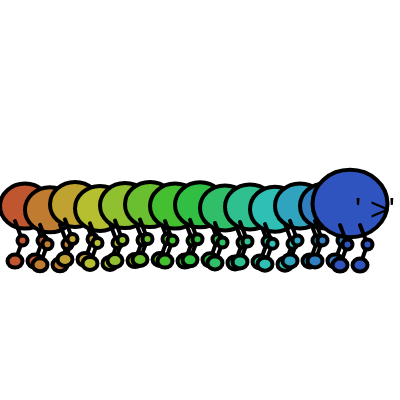
Frame 1 (no input)
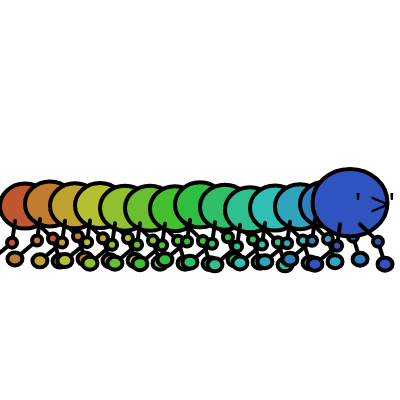
Frame 60 (no input)
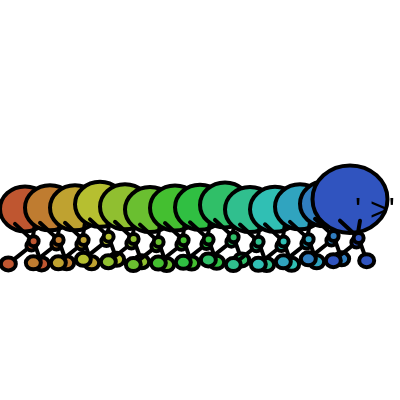
Frame 120 (the mouse pressed at the canvas centre since frame 60)

The p5.js sketch that drew these frames (run headless with seeded random() and noise() and a simulated clock; from frame 60 on, the mouse is pressed at the canvas centre):

// p5.js sketch
// ── sketch.js
// https://editor.p5js.org/ImPrankster/sketches/Aw1U2NtB1
// ims1-leo 

let ang = 0;

function setup() {
  createCanvas(400, 400);
  colorMode(HSB);
}

function draw() {
  background(255);
  for(let i = 1; i <= 13; i ++){
    fill(map(i, 0, 16, 0, 255), 75, 75)
    creatureBody(i*25, 200+noise(i+ang)*15, 1);
  }
  fill(225, 75, 75)
  creatureBody(350, 200+noise(14+ang)*15, 1.5);
  fill(0)
  textSize(32);
  text('\' '+'>'+'\'', 355, 210+sin(ang)*5+noise(14+ang)*15);
  ang += 0.07;
}

let creatureLeg = (x, y, a)=>{
  push();
  
  translate(x, y);
  footX = sin(a)*30;
  ankleX = map(footX, -30, 30, -5, 20);
  footY = 40;
  ankleY = map(footX, -30, 30, 2, -3)+20;
  stroke(0);
  strokeWeight(4);
  line(ankleX, ankleY, footX, footY);
  line(ankleX, ankleY, 0, 0);
  ellipse(footX, footY, 15, 13);
  ellipse(ankleX, ankleY, 10, 10);
  
  pop();
}
let creatureBody = (x, y, s)=>{
  push();
  
  translate(x, y);
  stroke(0);
  strokeWeight(4);
  ellipse(0, 0-13*(s-1), 50*s, 45*s);
  creatureLeg(10, 15, ang-PI);
  creatureLeg(-10, 15, ang);
  
  pop();
}
